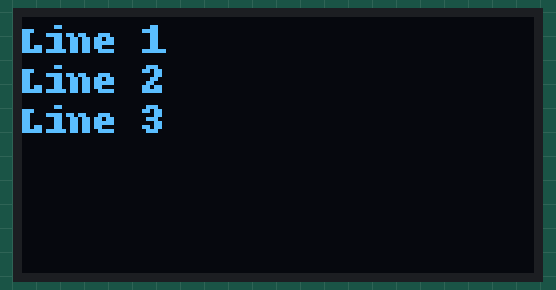
Simulated run of this program. Board: Raspberry Pi (BCM pin numbers). Parts: 128×64 one-colour display. At 0.2 s the program stops and its outputs stay as they are.

Above: at 0.3 s.

The program:

raspi_ssd1306.py
```python
#!/usr/bin/python
# coding=utf-8
# Python Version 3
# raspi_ssd1306.py
#------------------------------------------------------------

# Include necessary libs
import os, sys, time, threading

# include  0.96"" OLED Display 128x64 Pixel
import Adafruit_SSD1306
from PIL import Image, ImageDraw, ImageFont


# Display-Config

# Raspberry Pi pin configuration:
RST = 24

# Display 128x64 display with hardware I2C:
disp = Adafruit_SSD1306.SSD1306_128_64(rst=RST)

# Initialize library.
disp.begin()

# Clear display.
disp.clear()
disp.display()


# Create blank image for drawing.
# Make sure to create image with mode '1' for 1-bit color.
width = disp.width
height = disp.height
image = Image.new('1', (width, height))

# Get drawing object to draw on image.
draw = ImageDraw.Draw(image)

# Draw a black filled box to clear the image.
draw.rectangle((0,0,width,height), outline=0, fill=0)


# Load default font.
font = ImageFont.load_default() # use this when no custom font is available


# Write one line of text.
draw.text((0,0), 'Line 1', font=font, fill=255)
draw.text((0,10), 'Line 2', font=font, fill=255)
draw.text((0,20), 'Line 3', font=font, fill=255)


# Display image.
disp.image(image)
disp.display()
```
